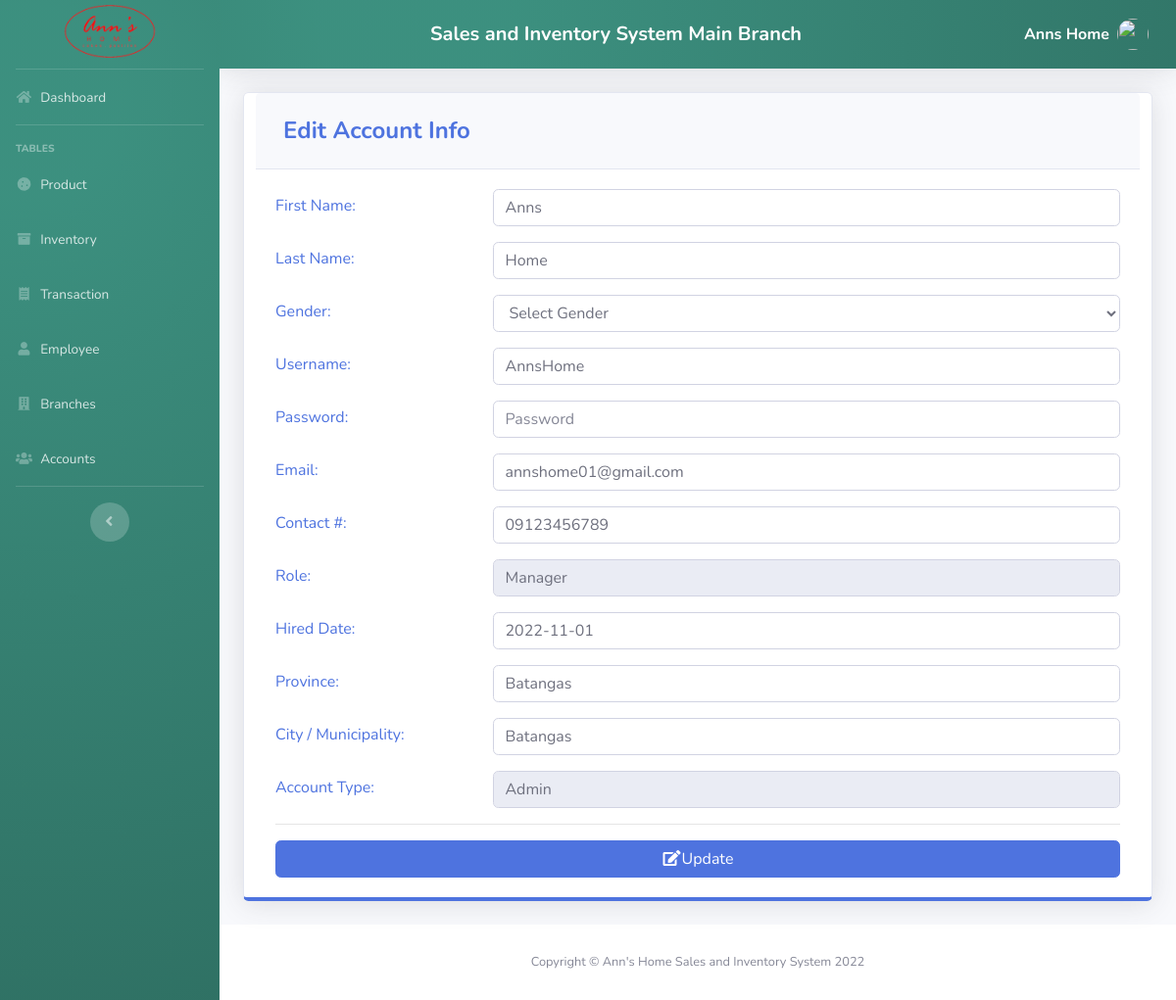
Page /pages/settings.php (signed in) on the committed database.
### tables this page shows
CREATE TABLE `users` (
  `ID` int(11) NOT NULL,
  `EMPLOYEE_ID` int(11) DEFAULT NULL,
  `USERNAME` varchar(50) DEFAULT NULL,
  `PASSWORD` varchar(50) DEFAULT NULL,
  `TYPE_ID` int(11) DEFAULT NULL,
  `BRANCH_ID` int(11) NOT NULL
);

CREATE TABLE `employee` (
  `EMPLOYEE_ID` int(11) NOT NULL,
  `FIRST_NAME` varchar(50) DEFAULT NULL,
  `LAST_NAME` varchar(50) DEFAULT NULL,
  `GENDER` varchar(50) DEFAULT NULL,
  `EMAIL` varchar(100) DEFAULT NULL,
  `PHONE_NUMBER` varchar(11) DEFAULT NULL,
  `JOB_ID` int(11) DEFAULT NULL,
  `HIRED_DATE` varchar(50) NOT NULL,
  `LOCATION_ID` int(11) DEFAULT NULL
);

CREATE TABLE `job` (
  `JOB_ID` int(11) NOT NULL,
  `JOB_TITLE` varchar(50) DEFAULT NULL
);

CREATE TABLE `location` (
  `LOCATION_ID` int(11) NOT NULL,
  `PROVINCE` varchar(100) DEFAULT NULL,
  `CITY` varchar(100) DEFAULT NULL,
  `BARANGAY` varchar(50) NOT NULL
);

CREATE TABLE `type` (
  `TYPE_ID` int(11) NOT NULL,
  `TYPE` varchar(50) DEFAULT NULL
);

### pages/settings.php (the view, shortened to what this page needs)
<?php
include'../includes/connection.php';
include'../includes/sidebar.php';
?>
<?php
        $query = "SELECT ID, e.FIRST_NAME, e.LAST_NAME, e.GENDER, USERNAME, PASSWORD, e.EMAIL, PHONE_NUMBER, j.JOB_TITLE, e.HIRED_DATE, t.TYPE, l.PROVINCE, l.CITY
                      FROM users u
                      join employee e on u.EMPLOYEE_ID = e.EMPLOYEE_ID
                      join job j on e.JOB_ID=j.JOB_ID
                      join location l on e.LOCATION_ID=l.LOCATION_ID
                      join type t on u.TYPE_ID=t.TYPE_ID
                      WHERE ID =".$_SESSION['MEMBER_ID'];
        $result = mysqli_query($db, $query) or die(mysqli_error($db));
          while($row = mysqli_fetch_array($result))
          {
                $a= $row['FIRST_NAME'];
                $b=$row['LAST_NAME'];
                $d=$row['USERNAME'];
                $f=$row['EMAIL'];
                $g=$row['PHONE_NUMBER'];
                $h=$row['JOB_TITLE'];
                $i=$row['HIRED_DATE'];
                $j=$row['PROVINCE'];
                $k=$row['CITY'];
                $l=$row['TYPE'];
          }
      ?>
        <div class="card shadow mb-4 col-xs-12 col-md-12 border-bottom-primary">
            <div class="card-header py-3">
              <h4 class="m-2 font-weight-bold text-primary">Edit Account Info</h4>
            </div>
            <div class="card-body">
            <form role="form" method="post" action="settings_edit.php">
              <div class="form-group row text-left text-primary">
                <div class="col-sm-3" style="padding-top: 5px;">
                 First Name:
                </div>
                <div class="col-sm-9">
                  <input class="form-control" placeholder="First Name" name="firstname" value="<?php echo $a; ?>" required>
                </div>
              </div>
              <div class="form-group row text-left text-primary">
                <div class="col-sm-3" style="padding-top: 5px;">
                 Last Name:
                </div>
                <div class="col-sm-9">
                  <input class="form-control" placeholder="Last Name" name="lastname" value="<?php echo $b; ?>" required>
                </div>
              </div>
              <div class="form-group row text-left text-primary">
                <div class="col-sm-3" style="padding-top: 5px;">
                 Gender:
                </div>
                <div class="col-sm-9">
                  <select class='form-control' name='gender' required>
                    <option value="" disabled selected hidden>Select Gender</option>
                  </select>
                </div>
              </div>
              <div class="form-group row text-left text-primary">
                <div class="col-sm-3" style="padding-top: 5px;">
                 Username:
                </div>
                <div class="col-sm-9">
                  <input class="form-control" placeholder="Username" name="username" value="<?php echo $d; ?>" required>
                </div>
              </div>
              <div class="form-group row text-left text-primary">
                <div class="col-sm-3" style="padding-top: 5px;">
                 Password:
                </div>
                <div class="col-sm-9">
                  <input type="password" class="form-control" placeholder="Password" name="password" value="" required>
                </div>
              </div>
              <div class="form-group row text-left text-primary">
                <div class="col-sm-3" style="padding-top: 5px;">
                 Email:
                </div>
                <div class="col-sm-9">
                  <input class="form-control" placeholder="Email" name="email" value="<?php echo $f; ?>" required>
                </div>
              </div>
              <div class="form-group row text-left text-primary">
                <div class="col-sm-3" style="padding-top: 5px;">
                 Contact #:
                </div>
                <div class="col-sm-9">
                   <input class="form-control" placeholder="Contact #" name="phone" value="<?php echo $g; ?>" required>
                </div>
              </div>
              <div class="form-group row text-left text-primary">
                <div class="col-sm-3" style="padding-top: 5px;">
                 Role:
                </div>
                <div class="col-sm-9">
                  <input class="form-control" placeholder="Role" name="role" value="<?php echo $h; ?>" readonly>
                </div>
              </div>
              <div class="form-group row text-left text-primary">
                <div class="col-sm-3" style="padding-top: 5px;">
                 Hired Date:
                </div>
                <div class="col-sm-9">
                  <input class="form-control" placeholder="Hired Date" name="hireddate" value="<?php echo $i; ?>" required>
                </div>
              </div>
              <div class="form-group row text-left text-primary">
                <div class="col-sm-3" style="padding-top: 5px;">
                 Province:
                </div>
                <div class="col-sm-9">
                  <input class="form-control" placeholder="Province" name="province" value="<?php echo $j; ?>" required>
                </div>
              </div>
              <div class="form-group row text-left text-primary">
                <div class="col-sm-3" style="padding-top: 5px;">
                 City / Municipality:
                </div>
                <div class="col-sm-9">
                  <input class="form-control" placeholder="City / Municipality" name="city" value="<?php echo $k; ?>" required>
                </div>
              </div>
              <div class="form-group row text-left text-primary">
                <div class="col-sm-3" style="padding-top: 5px;">
                  Account Type:
                </div>
                <div class="col-sm-9">
                  <input class="form-control" placeholder="Account Type" name="type" value="<?php echo $l; ?>" readonly>
                </div>
              </div>
              <hr>
                <button type="submit" class="btn btn-primary btn-block"><i class="fa fa-edit fa-fw"></i>Update</button>
              </form>
            </div>
          </div>
<?php
include'../includes/footer.php';
?>

### rows in the picture
users: firstname "Anns", lastname "Home", username "AnnsHome", email "annshome01@gmail.com", phone "09123456789", role "Manager", hireddate "2022-11-01", province "Batangas", city "Batangas", type "Admin"

### other values in the picture
$_SESSION['FIRST_NAME'] "Anns"
$_SESSION['LAST_NAME'] "Home"
